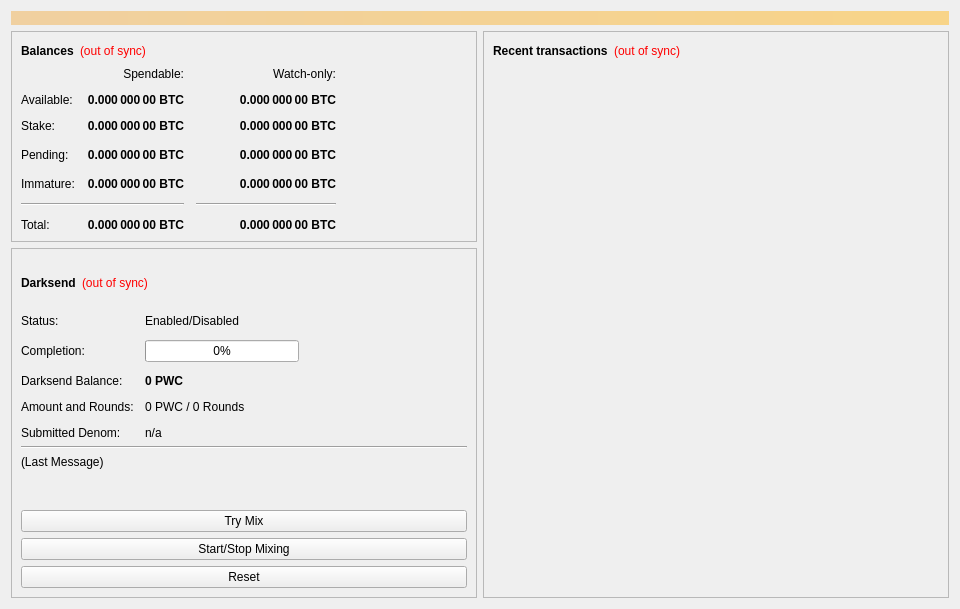
<?xml version="1.0" encoding="UTF-8"?>
<ui version="4.0">
 <class>OverviewPage</class>
 <widget class="QWidget" name="OverviewPage">
  <property name="geometry">
   <rect>
    <x>0</x>
    <y>0</y>
    <width>960</width>
    <height>609</height>
   </rect>
  </property>
  <property name="minimumSize">
   <size>
    <width>960</width>
    <height>0</height>
   </size>
  </property>
  <property name="windowTitle">
   <string>Form</string>
  </property>
  <layout class="QVBoxLayout" name="topLayout">
   <item>
    <widget class="QLabel" name="labelAlerts">
     <property name="visible">
      <bool>false</bool>
     </property>
     <property name="styleSheet">
      <string notr="true">background-color: qlineargradient(x1: 0, y1: 0, x2: 1, y2: 0, stop:0 #F0D0A0, stop:1 #F8D488); color:#000000;</string>
     </property>
     <property name="wordWrap">
      <bool>true</bool>
     </property>
     <property name="margin">
      <number>3</number>
     </property>
    </widget>
   </item>
   <item>
    <layout class="QHBoxLayout" name="horizontalLayout" stretch="1,1">
     <item>
      <layout class="QVBoxLayout" name="verticalLayout_2">
       <item>
        <widget class="QFrame" name="frame">
         <property name="frameShape">
          <enum>QFrame::StyledPanel</enum>
         </property>
         <property name="frameShadow">
          <enum>QFrame::Raised</enum>
         </property>
         <layout class="QVBoxLayout" name="verticalLayout_4">
          <item>
           <layout class="QHBoxLayout" name="horizontalLayout_4">
            <item>
             <widget class="QLabel" name="baseinfo">
              <property name="font">
               <font>
                <weight>75</weight>
                <bold>true</bold>
               </font>
              </property>
              <property name="text">
               <string>Balances</string>
              </property>
             </widget>
            </item>
            <item>
             <widget class="QLabel" name="labelWalletStatus">
              <property name="cursor">
               <cursorShape>WhatsThisCursor</cursorShape>
              </property>
              <property name="toolTip">
               <string>The displayed information may be out of date. Your wallet automatically synchronizes with the Passwordcoin network after a connection is established, but this process has not completed yet.</string>
              </property>
              <property name="styleSheet">
               <string notr="true">QLabel { color: red; }</string>
              </property>
              <property name="text">
               <string notr="true">(out of sync)</string>
              </property>
              <property name="alignment">
               <set>Qt::AlignLeading|Qt::AlignLeft|Qt::AlignVCenter</set>
              </property>
             </widget>
            </item>
            <item>
             <spacer name="horizontalSpacer_3">
              <property name="orientation">
               <enum>Qt::Horizontal</enum>
              </property>
              <property name="sizeHint" stdset="0">
               <size>
                <width>40</width>
                <height>20</height>
               </size>
              </property>
             </spacer>
            </item>
           </layout>
          </item>
          <item>
           <layout class="QGridLayout" name="gridLayout">
            <property name="spacing">
             <number>12</number>
            </property>
            <item row="3" column="2">
             <widget class="QLabel" name="labelWatchPending">
              <property name="font">
               <font>
                <weight>75</weight>
                <bold>true</bold>
               </font>
              </property>
              <property name="cursor">
               <cursorShape>IBeamCursor</cursorShape>
              </property>
              <property name="toolTip">
               <string>Unconfirmed transactions to watch-only addresses</string>
              </property>
              <property name="text">
               <string notr="true">0.000 000 00 BTC</string>
              </property>
              <property name="alignment">
               <set>Qt::AlignRight|Qt::AlignTrailing|Qt::AlignVCenter</set>
              </property>
              <property name="textInteractionFlags">
               <set>Qt::LinksAccessibleByMouse|Qt::TextSelectableByKeyboard|Qt::TextSelectableByMouse</set>
              </property>
             </widget>
            </item>
            <item row="3" column="1">
             <widget class="QLabel" name="labelUnconfirmed">
              <property name="font">
               <font>
                <weight>75</weight>
                <bold>true</bold>
               </font>
              </property>
              <property name="cursor">
               <cursorShape>IBeamCursor</cursorShape>
              </property>
              <property name="toolTip">
               <string>Total of transactions that have yet to be confirmed, and do not yet count toward the spendable balance</string>
              </property>
              <property name="text">
               <string notr="true">0.000 000 00 BTC</string>
              </property>
              <property name="alignment">
               <set>Qt::AlignRight|Qt::AlignTrailing|Qt::AlignVCenter</set>
              </property>
              <property name="textInteractionFlags">
               <set>Qt::LinksAccessibleByMouse|Qt::TextSelectableByKeyboard|Qt::TextSelectableByMouse</set>
              </property>
             </widget>
            </item>
            <item row="4" column="2">
             <widget class="QLabel" name="labelWatchImmature">
              <property name="font">
               <font>
                <weight>75</weight>
                <bold>true</bold>
               </font>
              </property>
              <property name="cursor">
               <cursorShape>IBeamCursor</cursorShape>
              </property>
              <property name="toolTip">
               <string>Mined balance in watch-only addresses that has not yet matured</string>
              </property>
              <property name="text">
               <string notr="true">0.000 000 00 BTC</string>
              </property>
              <property name="alignment">
               <set>Qt::AlignRight|Qt::AlignTrailing|Qt::AlignVCenter</set>
              </property>
              <property name="textInteractionFlags">
               <set>Qt::LinksAccessibleByMouse|Qt::TextSelectableByKeyboard|Qt::TextSelectableByMouse</set>
              </property>
             </widget>
            </item>
            <item row="5" column="0" colspan="2">
             <widget class="Line" name="lineSpendableBalance">
              <property name="orientation">
               <enum>Qt::Horizontal</enum>
              </property>
             </widget>
            </item>
            <item row="5" column="2">
             <widget class="Line" name="lineWatchBalance">
              <property name="sizePolicy">
               <sizepolicy hsizetype="Preferred" vsizetype="Fixed">
                <horstretch>0</horstretch>
                <verstretch>0</verstretch>
               </sizepolicy>
              </property>
              <property name="minimumSize">
               <size>
                <width>140</width>
                <height>0</height>
               </size>
              </property>
              <property name="orientation">
               <enum>Qt::Horizontal</enum>
              </property>
             </widget>
            </item>
            <item row="6" column="0">
             <widget class="QLabel" name="labelTotalText">
              <property name="text">
               <string>Total:</string>
              </property>
             </widget>
            </item>
            <item row="4" column="1">
             <widget class="QLabel" name="labelImmature">
              <property name="font">
               <font>
                <weight>75</weight>
                <bold>true</bold>
               </font>
              </property>
              <property name="cursor">
               <cursorShape>IBeamCursor</cursorShape>
              </property>
              <property name="toolTip">
               <string>Mined balance that has not yet matured</string>
              </property>
              <property name="text">
               <string notr="true">0.000 000 00 BTC</string>
              </property>
              <property name="alignment">
               <set>Qt::AlignRight|Qt::AlignTrailing|Qt::AlignVCenter</set>
              </property>
              <property name="textInteractionFlags">
               <set>Qt::LinksAccessibleByMouse|Qt::TextSelectableByKeyboard|Qt::TextSelectableByMouse</set>
              </property>
             </widget>
            </item>
            <item row="3" column="3">
             <spacer name="horizontalSpacer_2">
              <property name="orientation">
               <enum>Qt::Horizontal</enum>
              </property>
              <property name="sizeHint" stdset="0">
               <size>
                <width>40</width>
                <height>20</height>
               </size>
              </property>
             </spacer>
            </item>
            <item row="4" column="0">
             <widget class="QLabel" name="labelImmatureText">
              <property name="text">
               <string>Immature:</string>
              </property>
             </widget>
            </item>
            <item row="6" column="1">
             <widget class="QLabel" name="labelTotal">
              <property name="font">
               <font>
                <weight>75</weight>
                <bold>true</bold>
               </font>
              </property>
              <property name="cursor">
               <cursorShape>IBeamCursor</cursorShape>
              </property>
              <property name="toolTip">
               <string>Your current total balance</string>
              </property>
              <property name="text">
               <string notr="true">0.000 000 00 BTC</string>
              </property>
              <property name="alignment">
               <set>Qt::AlignRight|Qt::AlignTrailing|Qt::AlignVCenter</set>
              </property>
              <property name="textInteractionFlags">
               <set>Qt::LinksAccessibleByMouse|Qt::TextSelectableByKeyboard|Qt::TextSelectableByMouse</set>
              </property>
             </widget>
            </item>
            <item row="6" column="2">
             <widget class="QLabel" name="labelWatchTotal">
              <property name="font">
               <font>
                <weight>75</weight>
                <bold>true</bold>
               </font>
              </property>
              <property name="cursor">
               <cursorShape>IBeamCursor</cursorShape>
              </property>
              <property name="toolTip">
               <string>Current total balance in watch-only addresses</string>
              </property>
              <property name="text">
               <string notr="true">0.000 000 00 BTC</string>
              </property>
              <property name="alignment">
               <set>Qt::AlignRight|Qt::AlignTrailing|Qt::AlignVCenter</set>
              </property>
              <property name="textInteractionFlags">
               <set>Qt::LinksAccessibleByMouse|Qt::TextSelectableByKeyboard|Qt::TextSelectableByMouse</set>
              </property>
             </widget>
            </item>
            <item row="0" column="2">
             <widget class="QLabel" name="labelWatchonly">
              <property name="text">
               <string>Watch-only:</string>
              </property>
              <property name="alignment">
               <set>Qt::AlignRight|Qt::AlignTrailing|Qt::AlignVCenter</set>
              </property>
             </widget>
            </item>
            <item row="1" column="0">
             <widget class="QLabel" name="labelBalanceText">
              <property name="text">
               <string>Available:</string>
              </property>
             </widget>
            </item>
            <item row="1" column="1">
             <widget class="QLabel" name="labelBalance">
              <property name="font">
               <font>
                <weight>75</weight>
                <bold>true</bold>
               </font>
              </property>
              <property name="cursor">
               <cursorShape>IBeamCursor</cursorShape>
              </property>
              <property name="toolTip">
               <string>Your current spendable balance</string>
              </property>
              <property name="text">
               <string notr="true">0.000 000 00 BTC</string>
              </property>
              <property name="alignment">
               <set>Qt::AlignRight|Qt::AlignTrailing|Qt::AlignVCenter</set>
              </property>
              <property name="textInteractionFlags">
               <set>Qt::LinksAccessibleByMouse|Qt::TextSelectableByKeyboard|Qt::TextSelectableByMouse</set>
              </property>
             </widget>
            </item>
            <item row="2" column="0">
             <widget class="QLabel" name="label_10">
              <property name="text">
               <string>Stake:</string>
              </property>
             </widget>
            </item>
            <item row="2" column="1">
             <widget class="QLabel" name="labelStake">
              <property name="font">
               <font>
                <weight>75</weight>
                <bold>true</bold>
               </font>
              </property>
              <property name="cursor">
               <cursorShape>IBeamCursor</cursorShape>
              </property>
              <property name="toolTip">
               <string>Total of coins that was staked, and do not yet count toward the current balance</string>
              </property>
              <property name="text">
               <string notr="true">0.000 000 00 BTC</string>
              </property>
              <property name="alignment">
               <set>Qt::AlignRight|Qt::AlignTrailing|Qt::AlignVCenter</set>
              </property>
              <property name="textInteractionFlags">
               <set>Qt::LinksAccessibleByMouse|Qt::TextSelectableByKeyboard|Qt::TextSelectableByMouse</set>
              </property>
             </widget>
            </item>
            <item row="2" column="2">
             <widget class="QLabel" name="labelWatchStake">
              <property name="font">
               <font>
                <weight>75</weight>
                <bold>true</bold>
               </font>
              </property>
              <property name="cursor">
               <cursorShape>IBeamCursor</cursorShape>
              </property>
              <property name="toolTip">
               <string>Total of coins that was staked in watch-only addresses, and do not yet count toward the current watch-only balance</string>
              </property>
              <property name="text">
               <string notr="true">0.000 000 00 BTC</string>
              </property>
              <property name="alignment">
               <set>Qt::AlignRight|Qt::AlignTrailing|Qt::AlignVCenter</set>
              </property>
              <property name="textInteractionFlags">
               <set>Qt::LinksAccessibleByMouse|Qt::TextSelectableByKeyboard|Qt::TextSelectableByMouse</set>
              </property>
             </widget>
            </item>
            <item row="1" column="2">
             <widget class="QLabel" name="labelWatchAvailable">
              <property name="font">
               <font>
                <weight>75</weight>
                <bold>true</bold>
               </font>
              </property>
              <property name="cursor">
               <cursorShape>IBeamCursor</cursorShape>
              </property>
              <property name="toolTip">
               <string>Your current balance in watch-only addresses</string>
              </property>
              <property name="text">
               <string notr="true">0.000 000 00 BTC</string>
              </property>
              <property name="alignment">
               <set>Qt::AlignRight|Qt::AlignTrailing|Qt::AlignVCenter</set>
              </property>
              <property name="textInteractionFlags">
               <set>Qt::LinksAccessibleByMouse|Qt::TextSelectableByKeyboard|Qt::TextSelectableByMouse</set>
              </property>
             </widget>
            </item>
            <item row="3" column="0">
             <widget class="QLabel" name="labelPendingText">
              <property name="text">
               <string>Pending:</string>
              </property>
             </widget>
            </item>
            <item row="0" column="1">
             <widget class="QLabel" name="labelSpendable">
              <property name="text">
               <string>Spendable:</string>
              </property>
              <property name="alignment">
               <set>Qt::AlignRight|Qt::AlignTrailing|Qt::AlignVCenter</set>
              </property>
             </widget>
            </item>
           </layout>
          </item>
         </layout>
        </widget>
       </item>
       <item>
        <widget class="QFrame" name="frameDarksend">
         <property name="sizePolicy">
          <sizepolicy hsizetype="Expanding" vsizetype="Expanding">
           <horstretch>0</horstretch>
           <verstretch>0</verstretch>
          </sizepolicy>
         </property>
         <property name="minimumSize">
          <size>
           <width>0</width>
           <height>350</height>
          </size>
         </property>
         <property name="layoutDirection">
          <enum>Qt::LeftToRight</enum>
         </property>
         <property name="frameShape">
          <enum>QFrame::StyledPanel</enum>
         </property>
         <property name="frameShadow">
          <enum>QFrame::Raised</enum>
         </property>
         <layout class="QVBoxLayout" name="verticalLayout_5">
          <item>
           <layout class="QHBoxLayout" name="horizontalLayout_5">
            <item>
             <widget class="QLabel" name="label_2">
              <property name="font">
               <font>
                <weight>75</weight>
                <bold>true</bold>
               </font>
              </property>
              <property name="text">
               <string>Darksend</string>
              </property>
             </widget>
            </item>
            <item>
             <widget class="QLabel" name="labelDarksendSyncStatus">
              <property name="toolTip">
               <string>The displayed information may be out of date. Your wallet automatically synchronizes with the Passwordcoin network after a connection is established, but this process has not completed yet.</string>
              </property>
              <property name="styleSheet">
               <string notr="true">QLabel { color: red; }</string>
              </property>
              <property name="text">
               <string notr="true">(out of sync)</string>
              </property>
              <property name="alignment">
               <set>Qt::AlignLeading|Qt::AlignLeft|Qt::AlignVCenter</set>
              </property>
             </widget>
            </item>
            <item>
             <spacer name="horizontalSpacer_4">
              <property name="orientation">
               <enum>Qt::Horizontal</enum>
              </property>
              <property name="sizeHint" stdset="0">
               <size>
                <width>40</width>
                <height>20</height>
               </size>
              </property>
             </spacer>
            </item>
           </layout>
          </item>
          <item>
           <layout class="QFormLayout" name="formLayout">
            <property name="fieldGrowthPolicy">
             <enum>QFormLayout::AllNonFixedFieldsGrow</enum>
            </property>
            <property name="horizontalSpacing">
             <number>11</number>
            </property>
            <property name="verticalSpacing">
             <number>12</number>
            </property>
            <item row="0" column="0">
             <widget class="QLabel" name="label_6">
              <property name="text">
               <string>Status:</string>
              </property>
             </widget>
            </item>
            <item row="1" column="0">
             <widget class="QLabel" name="label_7">
              <property name="text">
               <string>Completion:</string>
              </property>
             </widget>
            </item>
            <item row="1" column="1">
             <widget class="QProgressBar" name="darksendProgress">
              <property name="maximumSize">
               <size>
                <width>154</width>
                <height>16777215</height>
               </size>
              </property>
              <property name="value">
               <number>0</number>
              </property>
             </widget>
            </item>
            <item row="3" column="0">
             <widget class="QLabel" name="labelAnonymizedText">
              <property name="text">
               <string>Darksend Balance:</string>
              </property>
             </widget>
            </item>
            <item row="3" column="1">
             <widget class="QLabel" name="labelAnonymized">
              <property name="font">
               <font>
                <weight>75</weight>
                <bold>true</bold>
               </font>
              </property>
              <property name="text">
               <string notr="true">0 PWC</string>
              </property>
             </widget>
            </item>
            <item row="4" column="0">
             <widget class="QLabel" name="label_8">
              <property name="text">
               <string>Amount and Rounds:</string>
              </property>
             </widget>
            </item>
            <item row="4" column="1">
             <widget class="QLabel" name="labelAmountRounds">
              <property name="text">
               <string>0 PWC / 0 Rounds</string>
              </property>
             </widget>
            </item>
            <item row="5" column="0">
             <widget class="QLabel" name="label_9">
              <property name="text">
               <string>Submitted Denom:</string>
              </property>
             </widget>
            </item>
            <item row="5" column="1">
             <widget class="QLabel" name="labelSubmittedDenom">
              <property name="toolTip">
               <string>The denominations you submitted to the Masternode.&lt;br&gt;To mix, other users must submit the exact same denominations.</string>
              </property>
              <property name="text">
               <string>n/a</string>
              </property>
             </widget>
            </item>
            <item row="0" column="1">
             <widget class="QLabel" name="darksendEnabled">
              <property name="text">
               <string>Enabled/Disabled</string>
              </property>
             </widget>
            </item>
           </layout>
          </item>
          <item>
           <widget class="Line" name="lineLastMessage">
            <property name="orientation">
             <enum>Qt::Horizontal</enum>
            </property>
           </widget>
          </item>
          <item>
           <widget class="QLabel" name="darksendStatus">
            <property name="minimumSize">
             <size>
              <width>288</width>
              <height>43</height>
             </size>
            </property>
            <property name="text">
             <string>(Last Message)</string>
            </property>
            <property name="alignment">
             <set>Qt::AlignLeading|Qt::AlignLeft|Qt::AlignTop</set>
            </property>
            <property name="wordWrap">
             <bool>true</bool>
            </property>
           </widget>
          </item>
          <item>
           <widget class="QPushButton" name="darksendAuto">
            <property name="sizePolicy">
             <sizepolicy hsizetype="MinimumExpanding" vsizetype="Fixed">
              <horstretch>0</horstretch>
              <verstretch>0</verstretch>
             </sizepolicy>
            </property>
            <property name="toolTip">
             <string>Try to manually submit a Darksend request.</string>
            </property>
            <property name="text">
             <string>Try Mix</string>
            </property>
           </widget>
          </item>
          <item>
           <widget class="QPushButton" name="toggleDarksend">
            <property name="sizePolicy">
             <sizepolicy hsizetype="MinimumExpanding" vsizetype="Fixed">
              <horstretch>0</horstretch>
              <verstretch>0</verstretch>
             </sizepolicy>
            </property>
            <property name="text">
             <string>Start/Stop Mixing</string>
            </property>
           </widget>
          </item>
          <item>
           <widget class="QPushButton" name="darksendReset">
            <property name="sizePolicy">
             <sizepolicy hsizetype="MinimumExpanding" vsizetype="Fixed">
              <horstretch>0</horstretch>
              <verstretch>0</verstretch>
             </sizepolicy>
            </property>
            <property name="toolTip">
             <string>Reset the current status of Darksend (can interrupt Darksend if it's in the process of Mixing, which can cost you money!)</string>
            </property>
            <property name="autoFillBackground">
             <bool>false</bool>
            </property>
            <property name="text">
             <string>Reset</string>
            </property>
           </widget>
          </item>
         </layout>
        </widget>
       </item>
       <item>
        <spacer name="verticalSpacer">
         <property name="orientation">
          <enum>Qt::Vertical</enum>
         </property>
         <property name="sizeHint" stdset="0">
          <size>
           <width>20</width>
           <height>40</height>
          </size>
         </property>
        </spacer>
       </item>
      </layout>
     </item>
     <item>
      <layout class="QVBoxLayout" name="verticalLayout_3">
       <item>
        <widget class="QFrame" name="frame_2">
         <property name="frameShape">
          <enum>QFrame::StyledPanel</enum>
         </property>
         <property name="frameShadow">
          <enum>QFrame::Raised</enum>
         </property>
         <layout class="QVBoxLayout" name="verticalLayout">
          <item>
           <layout class="QHBoxLayout" name="horizontalLayout_2">
            <item>
             <widget class="QLabel" name="label_4">
              <property name="font">
               <font>
                <weight>75</weight>
                <bold>true</bold>
               </font>
              </property>
              <property name="text">
               <string>Recent transactions</string>
              </property>
             </widget>
            </item>
            <item>
             <widget class="QLabel" name="labelTransactionsStatus">
              <property name="cursor">
               <cursorShape>WhatsThisCursor</cursorShape>
              </property>
              <property name="toolTip">
               <string>The displayed information may be out of date. Your wallet automatically synchronizes with the Passwordcoin network after a connection is established, but this process has not completed yet.</string>
              </property>
              <property name="styleSheet">
               <string notr="true">QLabel { color: red; }</string>
              </property>
              <property name="text">
               <string notr="true">(out of sync)</string>
              </property>
              <property name="alignment">
               <set>Qt::AlignRight|Qt::AlignTrailing|Qt::AlignVCenter</set>
              </property>
             </widget>
            </item>
            <item>
             <spacer name="horizontalSpacer">
              <property name="orientation">
               <enum>Qt::Horizontal</enum>
              </property>
              <property name="sizeHint" stdset="0">
               <size>
                <width>40</width>
                <height>20</height>
               </size>
              </property>
             </spacer>
            </item>
           </layout>
          </item>
          <item>
           <widget class="QListView" name="listTransactions">
            <property name="styleSheet">
             <string notr="true">QListView { background: transparent; }</string>
            </property>
            <property name="frameShape">
             <enum>QFrame::NoFrame</enum>
            </property>
            <property name="verticalScrollBarPolicy">
             <enum>Qt::ScrollBarAlwaysOff</enum>
            </property>
            <property name="horizontalScrollBarPolicy">
             <enum>Qt::ScrollBarAlwaysOff</enum>
            </property>
            <property name="selectionMode">
             <enum>QAbstractItemView::NoSelection</enum>
            </property>
           </widget>
          </item>
         </layout>
        </widget>
       </item>
      </layout>
     </item>
    </layout>
   </item>
  </layout>
 </widget>
 <resources/>
 <connections/>
</ui>
